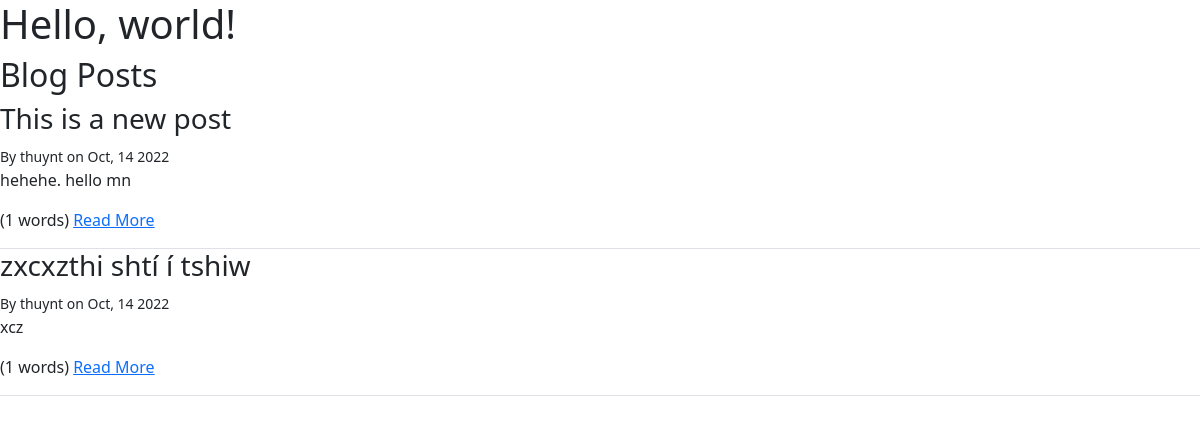
The app's page /, older data.
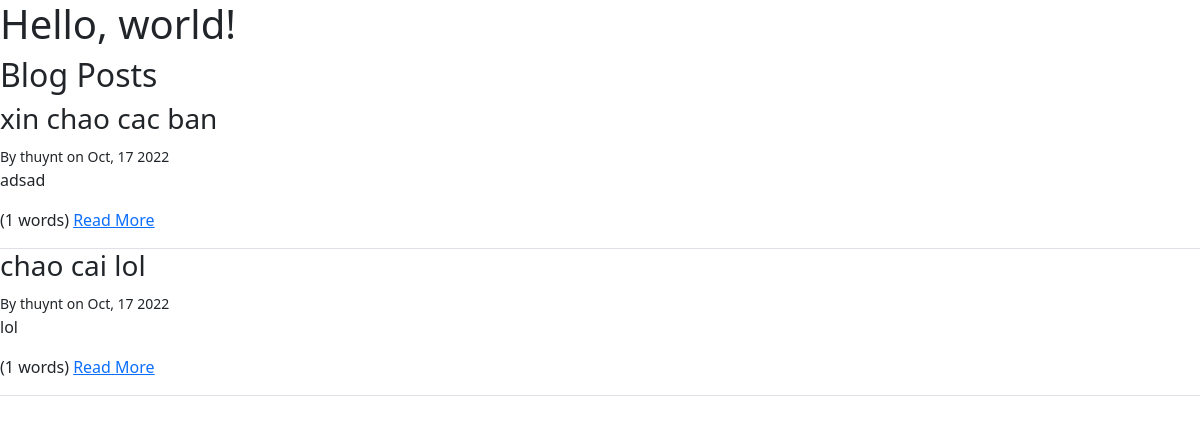
The same page, newer data.
### blog/models.py (models this page shows, shortened)
class Post(models.Model):
    author = models.ForeignKey(
        settings.AUTH_USER_MODEL, on_delete=models.PROTECT)
    created_at = models.DateTimeField(auto_now_add=True)
    modified_at = models.DateTimeField(auto_now=True)
    published_at = models.DateTimeField(blank=True, null=True)
    title = models.TextField(max_length=100)
    slug = models.SlugField()
    summary = models.TextField(max_length=500)
    content = models.TextField()
    tags = models.ManyToManyField(Tag, related_name="posts")
    comments = GenericRelation(Comment)

### blog/views.py (the view)
# urls.py: path("", blog.views.index),
def index(request):
    posts = Post.objects.filter(published_at__lte=timezone.now())
    return render(request, "blog/index.html", {"posts": posts})

### blog/templatetags/blog_extras.py (called while the page is built)
@register.simple_tag
def row(extra_classes=""):
    return format_html('<div class="row {}">', extra_classes)

@register.simple_tag
def endrow():
    return format_html("</div>")

@register.simple_tag(takes_context=True)
def author_details_tag(context):
    request = context["request"]
    current_user = request.user
    post = context["post"]
    author = post.author
    if author == current_user:
        return format_html("<strong>me</strong>")
    if author.first_name and author.last_name:
        name = f"{author.first_name} {author.last_name}"
    else:
        name = f"{author.username}"
    if author.email:
        prefix = format_html('<a href="mailto:{}">', author.email)
        suffix = format_html("</a>")
    else:
        prefix = ""
        suffix = ""
    return format_html("{}{}{}", prefix, name, suffix)

### templates/blog/index.html
{% extends "base.html" %}
{% load blog_extras %}
{% block content %}
<h2>Blog Posts</h2>
{% for post in posts %}
    {% row "border-bottom" %}
        <div class="col">
            <h3>{{ post.title }}</h3>
            {% include "blog/post-byline.html" %}
            <p>{{ post.summary }}</p>
            <p>
                ({{ post.content|wordcount }} words)
                <a href="{% url 'blog-post-detail' post.slug %}">Read More</a
            </p>
        </div>
    {% endrow %}
{% endfor %}
{% endblock %}

### templates/base.html (shortened to what this page needs)
<!doctype html>
<html lang="en">
  <head>
    <link href="https://cdn.jsdelivr.net/npm/bootstrap@5.0.2/dist/css/bootstrap.min.css" rel="stylesheet">
  </head>
  <body>
    <h1>Hello, world!</h1>
    {% block content %}
    {% endblock %}
  </body>
</html>

### templates/blog/post-byline.html
{% load blog_extras %}
<small>By {% author_details_tag %} on {{ post.published_at|date:"M, d Y" }}</small>

Row changes from the older to the newer data that the page shows:
removed Post: title "This is a new post", author.email "thuynt", published_at "Oct, 14 2022", summary "hehehe. hello mn", content "1"
removed Post: title "zxcxzthi shtí í tshiw", author.email "thuynt", published_at "Oct, 14 2022", summary "xcz", content "1"
added Post: title "xin chao cac ban", author.email "thuynt", published_at "Oct, 17 2022", summary "adsad", content "1"
added Post: title "chao cai lol", author.email "thuynt", published_at "Oct, 17 2022", summary "lol", content "1"
